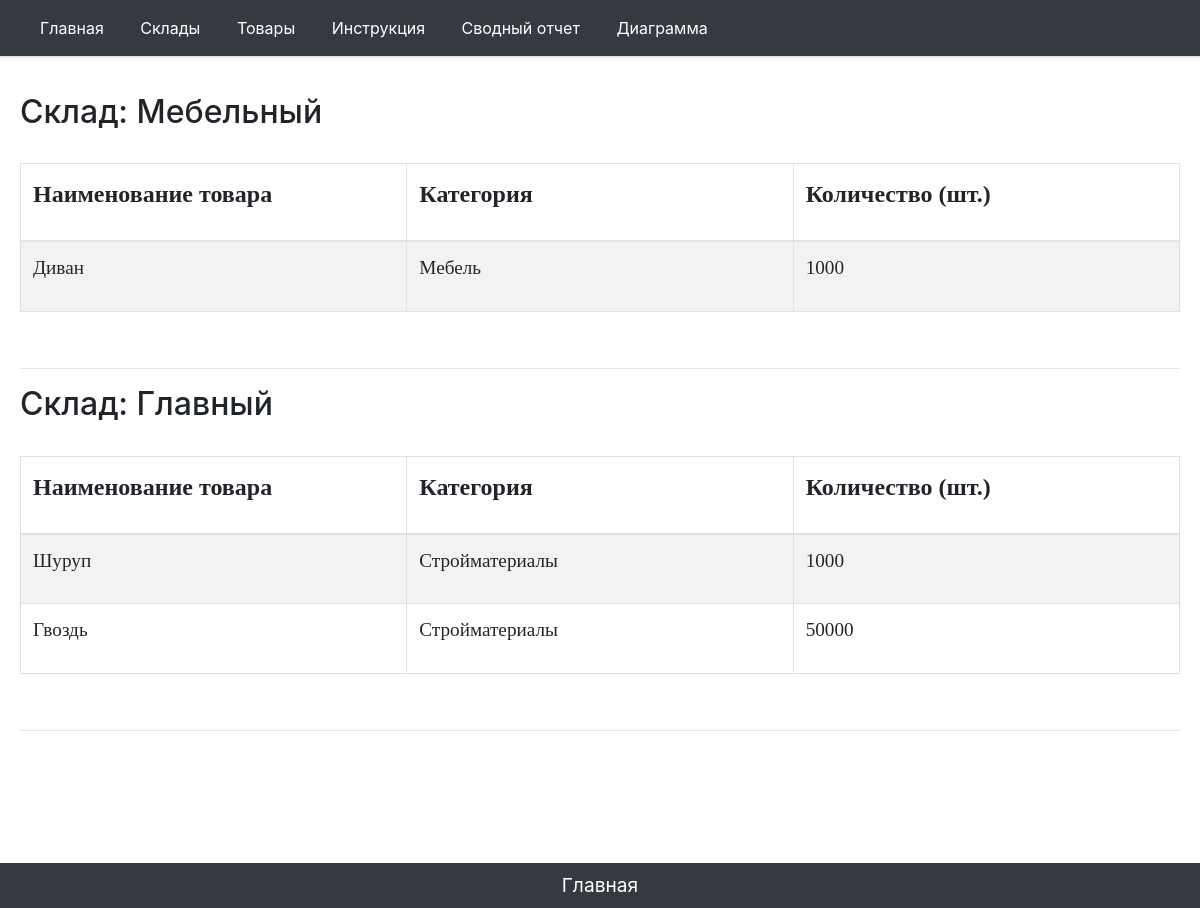
Before: /first with the older database file.
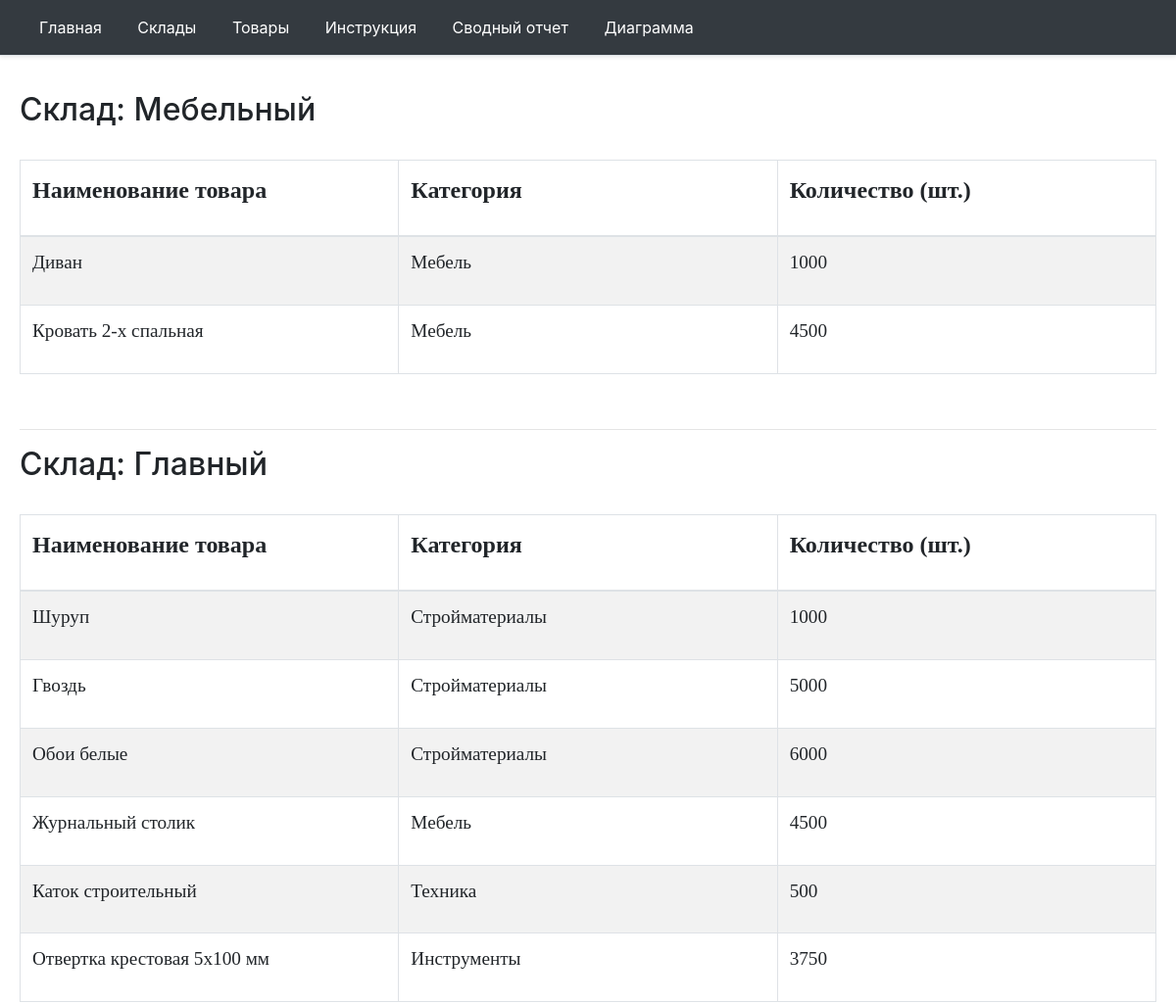
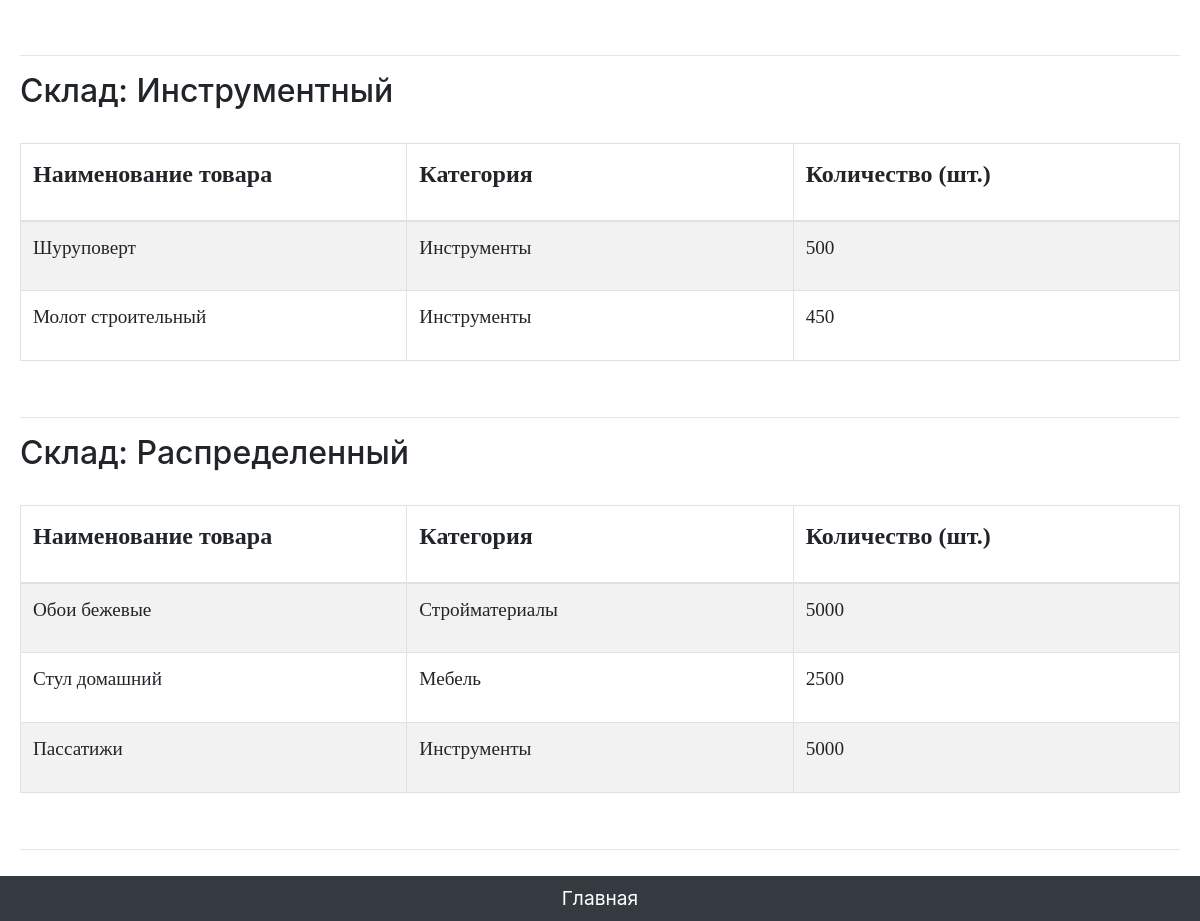
After: the same page with the newer database file (2 pictures, top to bottom).
### main/models.py (models this page shows, shortened)
class FoldNewOne(models.Model):
    name = models.CharField('Название склада', max_length=50)
    parknumber = models.IntegerField('Номер платформы')
    responsible = models.CharField('Ответственный', max_length=50, blank=True)
    adress = models.CharField('Адрес', max_length=200, blank=True)
    square = models.IntegerField('Площадь склада')
    def get_item_count(self):
        count = 0
        items = ItemNewOne.objects.all()
        for i in items:
            if i.foldid.id == self.id:
                count += 1
        return count
    """def get_update_url(self):
        return reverse('fold_update_url',kwargs={'id': self.id})
"""
    class Meta:
        verbose_name = 'Склад'
        verbose_name_plural = 'Склады'

class ItemNewOne(models.Model):
    ITEM_CATEGORY = (
        ('Мебель', 'Мебель'),
        ('Стройматериалы', 'Строительные материалы'),
        ('Инструменты', 'Инструменты для выполнения строительных,отделочных работ'),
        ('Техника', 'Технические средства, машины для строительных, отделочных работ'),
    )
    ITEM_MODULE = (
        ('А', 'А'),
        ('Б', 'Б'),
        ('В', 'В'),
        ('Г', 'Г'),
        ('Д', 'Д'),
        ('Е', 'Е'),
        ('Ж', 'Ж'),
        ('З', 'З'),
    )
    ITEM_SECTION =(
        ('S-1', 'S-1'),
        ('S-2', 'S-2'),
        ('S-3', 'S-3'),
        ('S-4', 'S-4'),
        ('S-5', 'S-5'),
        ('S-6', 'S-6'),
        ('S-7', 'S-7'),
        ('S-8', 'S-8'),
        ('S-9', 'S-9'),
        ('S-10', 'S-10'),
        ('S-11', 'S-11'),
        ('S-12', 'S-12'),
        ('S-13', 'S-13'),
        ('S-14', 'S-14'),
        ('S-15', 'S-15'),
        ('S-16', 'S-16'),
    )
    ITEM_ROW=(
        ('1', '1'),
        ('2', '2'),
        ('3', '3'),
        ('4', '4'),
        ('5', '5'),
        ('6', '6'),
        ('7', '7'),
        ('8', '8'),
        ('9', '9'),
        ('10', '10'),
        ('11', '11'),
        ('12', '12'),
        ('13', '13'),
        ('14', '14'),
        ('15', '15'),
        ('16', '16'),
        ('17', '17'),
        ('18', '18'),
        ('19', '19'),
        ('20', '20'),
        ('21', '21'),
        ('22', '22'),
        ('23', '23'),
        ('24', '24'),
        ('25', '25'),
        ('26', '26'),
        ('27', '27'),
        ('28', '28'),
        ('29', '29'),
        ('30', '30'),
        ('31', '31'),
        ('32', '32'),
    )
    ITEM_PLACE = (
        ('М1', 'М1'),
        ('М2', 'М2'),
        ('М3', 'М3'),
        ('М4', 'М4'),
        ('М5', 'М5'),
        ('М6', 'М6'),
        ('М7', 'М7'),
        ('М8', 'М8'),
        ('М9', 'М9'),
        ('М10', 'М10'),
        ('М11', 'М11'),
        ('М12', 'М12'),
        ('М13', 'М13'),
        ('М14', 'М14'),
        ('М15', 'М15'),
        ('М16', 'М16'),
        ('М17', 'М17'),
        ('М18', 'М18'),
        ('М19', 'М19'),
        ('М20', 'М20'),
        ('М21', 'М21'),
        ('М22', 'М22'),
        ('М23', 'М23'),
        ('М24', 'М24'),
        ('М25', 'М25'),
        ('М26', 'М26'),
        ('М27', 'М27'),
        ('М28', 'М28'),
        ('М29', 'М29'),
        ('М30', 'М30'),
        ('М31', 'М31'),
        ('М32', 'М32'),
        ('М33', 'М33'),
        ('М34', 'М34'),
        ('М35', 'М35'),
        ('М36', 'М36'),
        ('М37', 'М37'),
        ('М38', 'М38'),
        ('М39', 'М39'),
        ('М40', 'М40'),
        ('М41', 'М41'),
        ('М42', 'М42'),
        ('М43', 'М43'),
        ('М44', 'М44'),
        ('М45', 'М45'),
        ('М46', 'М46'),
        ('М47', 'М47'),
        ('М48', 'М48'),
        ('М49', 'М49'),
        ('М50', 'М50'),
        ('М51', 'М51'),
        ('М52', 'М52'),
        ('М53', 'М53'),
        ('М54', 'М54'),
        ('М55', 'М55'),
        ('М56', 'М56'),
        ('М57', 'М57'),
        ('М58', 'М58'),
        ('М59', 'М59'),
        ('М60', 'М60'),
        ('М61', 'М61'),
        ('М62', 'М62'),
        ('М63', 'М63'),
        ('М64', 'М64'),
        ('М65', 'М65'),
        ('М66', 'М66'),
        ('М67', 'М67'),
        ('М68', 'М68'),
        ('М69', 'М69'),
        ('М70', 'М70'),
        ('М71', 'М71'),
        ('М72', 'М72'),
        ('М73', 'М73'),
        ('М74', 'М74'),
        ('М75', 'М75'),
        ('М76', 'М76'),
        ('М77', 'М77'),
        ('М78', 'М78'),
        ('М79', 'М79'),
        ('М80', 'М80'),
        ('М81', 'М81'),
        ('М82', 'М82'),
        ('М83', 'М83'),
        ('М84', 'М84'),
        ('М85', 'М85'),
        ('М86', 'М86'),
        ('М87', 'М87'),
        ('М88', 'М88'),
        ('М89', 'М89'),
        ('М90', 'М90'),
        ('М91', 'М91'),
        ('М92', 'М92'),
        ('М93', 'М93'),
        ('М94', 'М94'),
        ('М95', 'М95'),
        ('М96', 'М96'),
        ('М97', 'М97'),
        ('М98', 'М98'),
        ('М99', 'М99'),
        ('М100', 'М100'),
        ('М101', 'М101'),
        ('М102', 'М102'),
        ('М103', 'М103'),
        ('М104', 'М104'),
        ('М105', 'М105'),
        ('М106', 'М106'),
        ('М107', 'М107'),
        ('М108', 'М108'),
        ('М109', 'М109'),
        ('М110', 'М110'),
        ('М111', 'М111'),
        ('М112', 'М112'),
        ('М113', 'М113'),
        ('М114', 'М114'),
        ('М115', 'М115'),
        ('М116', 'М116'),
        ('М117', 'М117'),
        ('М118', 'М118'),
        ('М119', 'М119'),
        ('М120', 'М120'),
        ('М121', 'М121'),
        ('М122', 'М122'),
        ('М123', 'М123'),
        ('М124', 'М124'),
        ('М125', 'М125'),
        ('М126', 'М126'),
        ('М127', 'М127'),
        ('М128', 'М128'),
    )
    name = models.CharField('Наименование товара', max_length=100)
    category = models.CharField('Категория',max_length=150, choices=ITEM_CATEGORY)
    amount = models.IntegerField('Количество')
    shelflifeday = models.IntegerField('Дней хранения')
    option = models.TextField('Описание', blank=True)
    foldid = models.ForeignKey(FoldNewOne, on_delete=models.CASCADE, verbose_name="Склад", blank="True")
    camedate = models.DateField('Дата поставки', blank=True, null=True)
    module = models.CharField('Модуль склада', max_length=5,blank=True, choices=ITEM_MODULE)
    section = models.CharField('Секция модуля склада', max_length=5,blank=True, choices=ITEM_SECTION)
    row = models.CharField('Ряд секции', blank=True, max_length=5,choices=ITEM_ROW)
    place = models.CharField('Место в ряду', blank=True, max_length=5,choices=ITEM_PLACE)
    class Meta:
        verbose_name = 'Товар'
        verbose_name_plural = 'Товары'

### main/views.py (the view)
# urls.py: path('first',views.first, name='fir'),
def first(request):
    get_items = ItemNewOne.objects.all()
    get_folds = FoldNewOne.objects.all()
    return render(request, 'main/first.html', {'title':"Сводный отчет",
                                               'get_item': get_items,'get_fold': get_folds})

### main/templates/main/first.html (shortened to what this page needs)
{% extends 'main/base_template.html' %}
{% block content %}
{% if get_fold %}
    {% if get_item %}
        {% for fold_elem in get_fold %}
            <h2>Склад: {{ fold_elem.name }}</h2>
            {% if fold_elem.get_item_count > 0%}
            <br>
            <table class="table table-striped table-bordered">
                    <thead>
                        <tr>
                            <th scope="col"><p class = "colwi1">Наименование товара</p></th>
                            <th scope="col"><p class = "colwi1">Категория</p></th>
                            <th scope="col"><p class = "colwi1">Количество (шт.)</p></th>
                        </tr>
                      </thead>
                     <tbody>
                         {% for item_elem in get_item %}
                             {% if item_elem.foldid.id == fold_elem.id %}
                             <tr>
                                 <td><p class = "colwi">{{ item_elem.name }}</p></td>
                                 <td><p class = "colwi">{{ item_elem.category }}</p></td>
                                 <td><p class = "colwi">{{ item_elem.amount }}</p></td>
                             </tr>
                             {% endif %}
                         {% endfor %}
                      </tbody>
                </table>
            {% else %}
                <p style="margin-left:100px; font-size:150%; font-color:#930"><b>Нет данных о товарах.</b></p>
            {% endif %}
            <hr>
            {% endfor %}
    {% endif %}
{% endif %}
{% endblock %}
{% block tomain %}
<div style = "margin-top: -10px;height: 10px;">
    <p align = "middle" class = "my-0 me-md-auto fw-normal p-2 text-white bg-dark align-items-center"><a href="{% url 'home' %}"><font color="white"><big>Главная</big></font></a></p>
    </div>
{% endblock %}

### main/templates/main/base_template.html (shortened to what this page needs)
{% load static %}
<!DOCTYPE html>
<html lang="en">
<head>
    <link href="/docs/5.0/dist/css/bootstrap.min.css" rel="stylesheet">
    <link rel="stylesheet" href="https://stackpath.bootstrapcdn.com/bootstrap/4.5.2/css/bootstrap.min.css">
    <link rel="stylesheet" href="{% static 'main/css/main.css' %}">
</head>
<body>
<header class="d-flex flex-column flex-md-row align-items-center p-3 px-md-4 mb-3 bg-dark border-bottom shadow-sm">
  <nav class="my-3 my-md-0 me-md-3">
    <a class="p-3 text-white" href="{% url 'home' %}">Главная</a>
    <a class="p-3 text-white" href="{% url 'folds_home' %}">Склады</a>
    <a class="p-3 text-white" href="{% url 'items_home' %}">Товары</a>
    <a class="p-3 text-white" href="{% url 'instruction' %}">Инструкция</a>
      <a class="p-3 text-white" href="{% url 'fir' %}">Сводный отчет</a>
      <a class="p-3 text-white" href="{% url 'js' %}">Диаграмма</a>
  </nav>
</header>
    <div class="content">
        <div class="content-inside">
        {% block content %}{% endblock %}
        </div>
    </div>
    {% block tomain %}{% endblock %}
</body>
</html>

### main/static/main/css/main.css (style rules this page uses)
table { width: 100%; }
.colwi { font-family: Calibri; font-size: 120%; width: 250px; }
.colwi1 { font-family: Calibri; font-size: 150%; width: 250px; }
html, body { height: 100%; margin: 0; }
.content { min-height: 100%; }
.content-inside { padding: 20px; padding-bottom: 20px; }

Changed rows visible on the page:
added ItemNewOne: name "Кровать 2-х спальная", category "Мебель", amount "4500", shown under FoldNewOne "Мебельный"
changed ItemNewOne "Гвоздь": amount "50000" → "5000"
added ItemNewOne: name "Обои белые", category "Стройматериалы", amount "6000", shown under FoldNewOne "Главный"
added ItemNewOne: name "Журнальный столик", category "Мебель", amount "4500", shown under FoldNewOne "Главный"
added ItemNewOne: name "Каток строительный", category "Техника", amount "500", shown under FoldNewOne "Главный"
added ItemNewOne: name "Отвертка крестовая 5х100 мм", category "Инструменты", amount "3750", shown under FoldNewOne "Главный"
added FoldNewOne: name "Инструментный"
added ItemNewOne: name "Шуруповерт", category "Инструменты", amount "500", shown under "Инструментный"
added ItemNewOne: name "Молот строительный", category "Инструменты", amount "450", shown under "Инструментный"
added FoldNewOne: name "Распределенный"
added ItemNewOne: name "Обои бежевые", category "Стройматериалы", amount "5000", shown under "Распределенный"
added ItemNewOne: name "Стул домашний", category "Мебель", amount "2500", shown under "Распределенный"
added ItemNewOne: name "Пассатижи", category "Инструменты", amount "5000", shown under "Распределенный"
